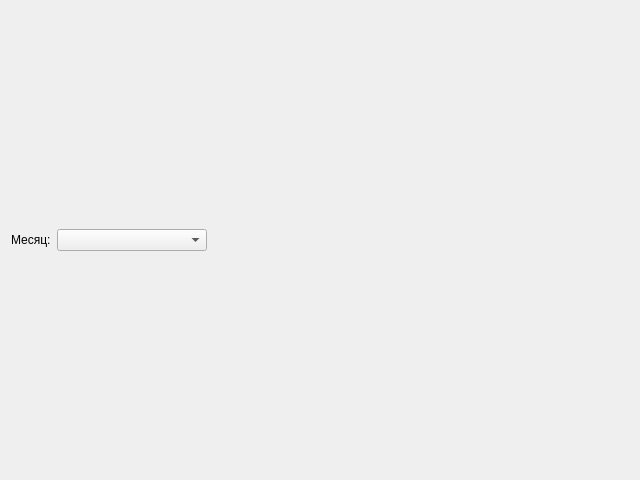
<?xml version="1.0" encoding="UTF-8"?>
<ui version="4.0">
 <class>MonthsStatisticsWindow</class>
 <widget class="QWidget" name="MonthsStatisticsWindow">
  <property name="geometry">
   <rect>
    <x>0</x>
    <y>0</y>
    <width>640</width>
    <height>480</height>
   </rect>
  </property>
  <property name="sizePolicy">
   <sizepolicy hsizetype="Expanding" vsizetype="Expanding">
    <horstretch>0</horstretch>
    <verstretch>0</verstretch>
   </sizepolicy>
  </property>
  <property name="windowTitle">
   <string>Form</string>
  </property>
  <layout class="QVBoxLayout" name="verticalLayout">
   <item>
    <layout class="QVBoxLayout" name="lo_monthsStatisticsWindow">
     <item>
      <layout class="QHBoxLayout" name="lo_monthSelect">
       <item>
        <widget class="QLabel" name="lb_months">
         <property name="text">
          <string>Месяц:</string>
         </property>
        </widget>
       </item>
       <item>
        <widget class="QComboBox" name="cb_months">
         <property name="minimumSize">
          <size>
           <width>150</width>
           <height>0</height>
          </size>
         </property>
        </widget>
       </item>
       <item>
        <spacer name="hs_months">
         <property name="orientation">
          <enum>Qt::Horizontal</enum>
         </property>
         <property name="sizeHint" stdset="0">
          <size>
           <width>40</width>
           <height>20</height>
          </size>
         </property>
        </spacer>
       </item>
      </layout>
     </item>
    </layout>
   </item>
  </layout>
 </widget>
 <resources/>
 <connections/>
</ui>
